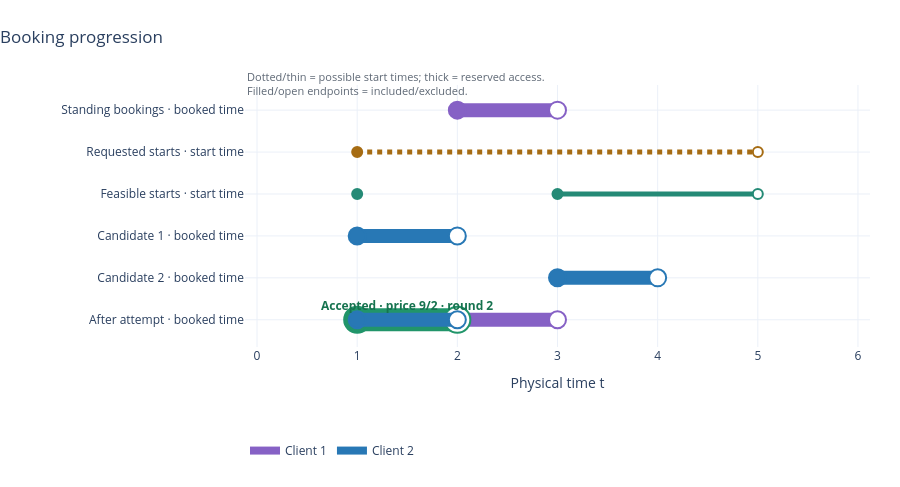
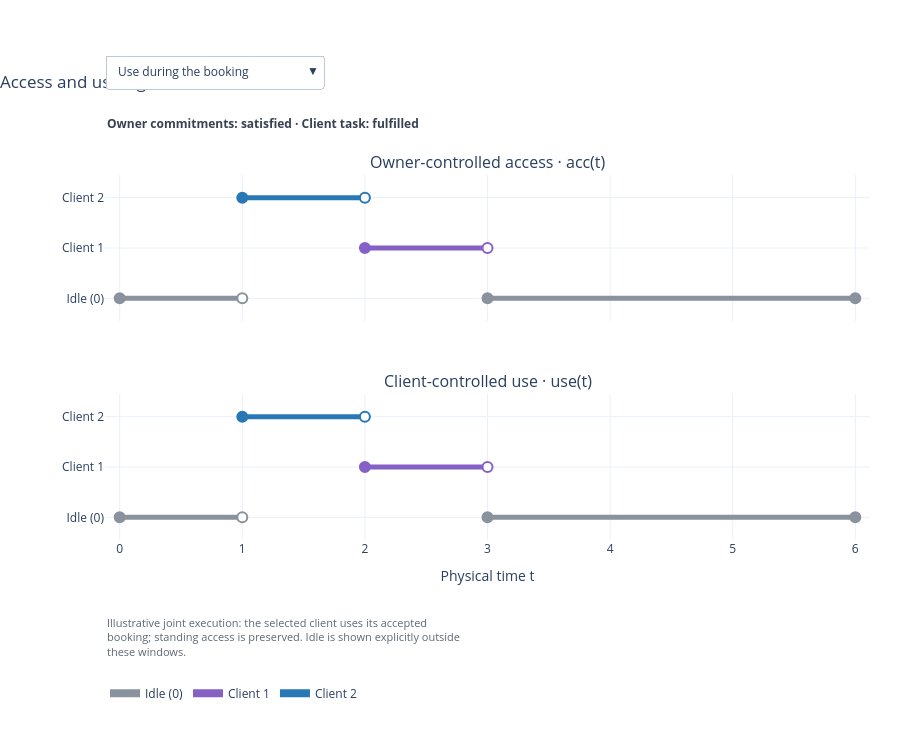

Notebook code cell kept with these figures, in order:
### Markdown cell above
## 5. Results and evidence

- **Booking figure:** computed starts, alternative offers and accepted commitment.
- **Signal figure:** illustrative complete behaviors; labels use temporal semantics.
- Later use needs illustrative extra access, outside the BLA; absence leaves access reserved
  but the client task unfulfilled (III-A, III-C).

### Code cell
horizon = protocol_horizon(STANDING_BOOKINGS, request, offers)
booking_figure = plot_booking_progression(STANDING_BOOKINGS, request, admission, offers, negotiation, committed, horizon=horizon)
signal_scenarios = illustrative_signal_scenarios(STANDING_BOOKINGS, negotiation.agreement.offer.booking, offers[1].booking)
signal_figure = plot_signal_traces(signal_scenarios, committed.commitment, admission.client_contract, horizon=horizon)
display_timeline(booking_figure)
display_timeline(signal_figure)

### Figure 1 — Plotly figure (JSON) as saved in the notebook; plotly's stock layout.template omitted (floating-point values rounded to 4 significant figures)
{"data": [{"hovertemplate": "Standing unconditional access<br>[2,3)<br>Client 1<extra></extra>", "legendgroup": "client_1", "line": {"color": "#8661C5", "dash": "solid", "width": 14}, "marker": {"color": ["#8661C5", "#FFFFFF"], "line": {"color": "#8661C5", "width": 2}, "size": 17, "symbol": "circle"}, "meta": {"client": 1, "interval": "[2,3)", "kind": "standing", "lane": "standing", "left_closed": true, "lower": "2", "right_closed": false, "singleton": false, "upper": "3"}, "mode": "lines+markers", "name": "Standing unconditional access", "showlegend": false, "type": "scatter", "visible": true, "x": [2.0, 3.0], "y": [5, 5]}, {"hovertemplate": "Requested starts; duration 1<br>[1,5)<extra></extra>", "legendgroup": "start_regions", "line": {"color": "#A66C13", "dash": "dot", "width": 5}, "marker": {"color": ["#A66C13", "#FFFFFF"], "line": {"color": "#A66C13", "width": 2}, "size": 10, "symbol": "circle"}, "meta": {"client": null, "interval": "[1,5)", "kind": "requested_starts", "lane": "requested_starts", "left_closed": true, "lower": "1", "right_closed": false, "singleton": false, "upper": "5"}, "mode": "lines+markers", "name": "Requested starts; duration 1", "showlegend": false, "type": "scatter", "visible": true, "x": [1.0, 5.0], "y": [4, 4]}, {"hovertemplate": "Exact feasible starts<br>{1}<br>Client 2<extra></extra>", "legendgroup": "client_2", "line": {"color": "#258A76", "dash": "solid", "width": 5}, "marker": {"color": ["#258A76"], "line": {"color": "#258A76", "width": 2}, "size": 10, "symbol": "circle"}, "meta": {"client": 2, "interval": "{1}", "kind": "feasible_starts", "lane": "feasible_starts", "left_closed": true, "lower": "1", "right_closed": true, "singleton": true, "upper": "1"}, "mode": "markers", "name": "Exact feasible starts", "showlegend": false, "type": "scatter", "visible": true, "x": [1.0], "y": [3]}, {"hovertemplate": "Exact feasible starts<br>[3,5)<br>Client 2<extra></extra>", "legendgroup": "client_2", "line": {"color": "#258A76", "dash": "solid", "width": 5}, "marker": {"color": ["#258A76", "#FFFFFF"], "line": {"color": "#258A76", "width": 2}, "size": 10, "symbol": "circle"}, "meta": {"client": 2, "interval": "[3,5)", "kind": "feasible_starts", "lane": "feasible_starts", "left_closed": true, "lower": "3", "right_closed": false, "singleton": false, "upper": "5"}, "mode": "lines+markers", "name": "Exact feasible starts", "showlegend": false, "type": "scatter", "visible": true, "x": [3.0, 5.0], "y": [3, 3]}, {"hovertemplate": "Candidate 1 — alternative, not a standing commitment<br>[1,2)<br>Client 2<extra></extra>", "legendgroup": "client_2", "line": {"color": "#2878B5", "dash": "solid", "width": 14}, "marker": {"color": ["#2878B5", "#FFFFFF"], "line": {"color": "#2878B5", "width": 2}, "size": 17, "symbol": "circle"}, "meta": {"certified": true, "client": 2, "compatible": true, "interval": "[1,2)", "kind": "candidate", "lane": "candidate_1", "left_closed": true, "lower": "1", "offer_index": 1, "right_closed": false, "singleton": false, "upper": "2"}, "mode": "lines+markers", "name": "Candidate 1 — alternative, not a standing commitment", "showlegend": false, "type": "scatter", "visible": true, "x": [1.0, 2.0], "y": [2, 2]}, {"hovertemplate": "Candidate 2 — alternative, not a standing commitment<br>[3,4)<br>Client 2<extra></extra>", "legendgroup": "client_2", "line": {"color": "#2878B5", "dash": "solid", "width": 14}, "marker": {"color": ["#2878B5", "#FFFFFF"], "line": {"color": "#2878B5", "width": 2}, "size": 17, "symbol": "circle"}, "meta": {"certified": true, "client": 2, "compatible": true, "interval": "[3,4)", "kind": "candidate", "lane": "candidate_2", "left_closed": true, "lower": "3", "offer_index": 2, "right_closed": false, "singleton": false, "upper": "4"}, "mode": "lines+markers", "name": "Candidate 2 — alternative, not a standing commitment", "showlegend": false, "type": "scatter", "visible": true, "x": [3.0, 4.0], "y": [1, 1]}, {"hovertemplate": "Preserved standing access<br>[2,3)<br>Client 1<extra></extra>", "legendgroup": "client_1", "line": {"color": "#8661C5", "dash": "solid", "width": 14}, "marker": {"color": ["#8661C5", "#FFFFFF"], "line": {"color": "#8661C5", "width": 2}, "size": 17, "symbol": "circle"}, "meta": {"accepted": false, "client": 1, "interval": "[2,3)", "kind": "committed", "lane": "committed", "left_closed": true, "lower": "2", "right_closed": false, "singleton": false, "upper": "3"}, "mode": "lines+markers", "name": "Preserved standing access", "showlegend": false, "type": "scatter", "visible": true, "x": [2.0, 3.0], "y": [0, 0]}, {"hovertemplate": "Accepted booking<br>[1,2)<br>Client 2<extra></extra>", "legendgroup": "client_2", "line": {"color": "#21956A", "dash": "solid", "width": 23}, "marker": {"color": ["#21956A", "#FFFFFF"], "line": {"color": "#21956A", "width": 2}, "size": 26, "symbol": "circle"}, "meta": {"accepted": true, "client": 2, "interval": "[1,2)", "kind": "accepted_highlight", "lane": "committed", "left_closed": true, "lower": "1", "right_closed": false, "singleton": false, "upper": "2"}, "mode": "lines+markers", "name": "Accepted booking", "showlegend": false, "type": "scatter", "visible": true, "x": [1.0, 2.0], "y": [0, 0]}, {"hovertemplate": "Accepted unconditional access; price 9/2; round 2<br>[1,2)<br>Client 2<extra></extra>", "legendgroup": "client_2", "line": {"color": "#2878B5", "dash": "solid", "width": 14}, "marker": {"color": ["#2878B5", "#FFFFFF"], "line": {"color": "#2878B5", "width": 2}, "size": 17, "symbol": "circle"}, "meta": {"accepted": true, "client": 2, "interval": "[1,2)", "kind": "committed", "lane": "committed", "left_closed": true, "lower": "1", "price": "9/2", "right_closed": false, "round": 2, "singleton": false, "upper": "2"}, "mode": "lines+markers", "name": "Accepted unconditional access; price 9/2; round 2", "showlegend": false, "type": "scatter", "visible": true, "x": [1.0, 2.0], "y": [0, 0]}, {"hoverinfo": "skip", "legendgroup": "client_1", "line": {"color": "#8661C5", "width": 8}, "meta": {"client": 1, "kind": "legend"}, "mode": "lines", "name": "Client 1", "type": "scatter", "x": [null], "y": [null]}, {"hoverinfo": "skip", "legendgroup": "client_2", "line": {"color": "#2878B5", "width": 8}, "meta": {"client": 2, "kind": "legend"}, "mode": "lines", "name": "Client 2", "type": "scatter", "x": [null], "y": [null]}], "layout": {"annotations": [{"font": {"color": "#16734F", "size": 12}, "showarrow": false, "text": "<b>Accepted · price 9/2 · round 2</b>", "x": 1.5, "y": 0.35}, {"align": "left", "font": {"color": "#5E6875", "size": 11}, "showarrow": false, "text": "Dotted/thin = possible start times; thick = reserved access.<br>Filled/open endpoints = included/excluded.", "x": 0, "xanchor": "left", "xref": "paper", "y": 1.07, "yref": "paper"}], "height": 487, "hovermode": "closest", "legend": {"orientation": "h", "x": 0, "y": -0.34, "yanchor": "top"}, "margin": {"b": 140, "l": 245, "r": 30, "t": 85}, "meta": {"accepted": {"client": 2, "interval": "[1,2)", "price": "9/2", "round": 2}, "horizon": "[0,6]", "kind": "booking_progression", "lanes": [{"key": "standing", "label": "Standing bookings · booked time"}, {"key": "requested_starts", "label": "Requested starts · start time"}, {"key": "feasible_starts", "label": "Feasible starts · start time"}, {"key": "candidate_1", "label": "Candidate 1 · booked time"}, {"key": "candidate_2", "label": "Candidate 2 · booked time"}, {"key": "committed", "label": "After attempt · booked time"}]}, "title": {"text": "Booking progression", "x": 0}, "xaxis": {"range": [-0.12, 6.12], "title": {"text": "Physical time t"}, "zeroline": false}, "yaxis": {"fixedrange": true, "range": [-0.65, 5.6], "ticktext": ["Standing bookings · booked time", "Requested starts · start time", "Feasible starts · start time", "Candidate 1 · booked time", "Candidate 2 · booked time", "After attempt · booked time"], "tickvals": [5, 4, 3, 2, 1, 0], "zeroline": false}}}

### Figure 2 — Plotly figure (JSON) as saved in the notebook; plotly's stock layout.template omitted (floating-point values rounded to 4 significant figures)
{"data": [{"hovertemplate": "Use during the booking<br>acc(t) = 1<br>[2,3)<br>Client 1<extra></extra>", "legendgroup": "client_1", "line": {"color": "#8661C5", "dash": "solid", "width": 5}, "marker": {"color": ["#8661C5", "#FFFFFF"], "line": {"color": "#8661C5", "width": 2}, "size": 10, "symbol": "circle"}, "meta": {"client": 1, "clipped": false, "full_interval": "[2,3)", "interval": "[2,3)", "kind": "signal", "lane": "acc", "left_closed": true, "lower": "2", "right_closed": false, "scenario": "Use during the booking", "signal": "acc", "singleton": false, "upper": "3"}, "mode": "lines+markers", "name": "Use during the booking<br>acc(t) = 1", "showlegend": false, "type": "scatter", "visible": true, "x": [2.0, 3.0], "xaxis": "x", "y": [1, 1], "yaxis": "y"}, {"hovertemplate": "Use during the booking<br>acc(t) = 2<br>[1,2)<br>Client 2<extra></extra>", "legendgroup": "client_2", "line": {"color": "#2878B5", "dash": "solid", "width": 5}, "marker": {"color": ["#2878B5", "#FFFFFF"], "line": {"color": "#2878B5", "width": 2}, "size": 10, "symbol": "circle"}, "meta": {"client": 2, "clipped": false, "full_interval": "[1,2)", "interval": "[1,2)", "kind": "signal", "lane": "acc", "left_closed": true, "lower": "1", "right_closed": false, "scenario": "Use during the booking", "signal": "acc", "singleton": false, "upper": "2"}, "mode": "lines+markers", "name": "Use during the booking<br>acc(t) = 2", "showlegend": false, "type": "scatter", "visible": true, "x": [1.0, 2.0], "xaxis": "x", "y": [2, 2], "yaxis": "y"}, {"hovertemplate": "Use during the booking<br>acc(t) = 0<br>[0,1)<br>Idle (0)<extra></extra>", "legendgroup": "client_0", "line": {"color": "#89929D", "dash": "solid", "width": 5}, "marker": {"color": ["#89929D", "#FFFFFF"], "line": {"color": "#89929D", "width": 2}, "size": 10, "symbol": "circle"}, "meta": {"client": 0, "clipped": false, "full_interval": "[0,1)", "interval": "[0,1)", "kind": "signal", "lane": "acc", "left_closed": true, "lower": "0", "right_closed": false, "scenario": "Use during the booking", "signal": "acc", "singleton": false, "upper": "1"}, "mode": "lines+markers", "name": "Use during the booking<br>acc(t) = 0", "showlegend": false, "type": "scatter", "visible": true, "x": [0.0, 1.0], "xaxis": "x", "y": [0, 0], "yaxis": "y"}, {"hovertemplate": "Use during the booking<br>acc(t) = 0<br>[3,6]<br>Idle (0)<extra></extra>", "legendgroup": "client_0", "line": {"color": "#89929D", "dash": "solid", "width": 5}, "marker": {"color": ["#89929D", "#89929D"], "line": {"color": "#89929D", "width": 2}, "size": 10, "symbol": "circle"}, "meta": {"client": 0, "clipped": true, "full_interval": "[3,+inf)", "interval": "[3,6]", "kind": "signal", "lane": "acc", "left_closed": true, "lower": "3", "right_closed": true, "scenario": "Use during the booking", "signal": "acc", "singleton": false, "upper": "6"}, "mode": "lines+markers", "name": "Use during the booking<br>acc(t) = 0", "showlegend": false, "type": "scatter", "visible": true, "x": [3.0, 6.0], "xaxis": "x", "y": [0, 0], "yaxis": "y"}, {"hovertemplate": "Use during the booking<br>use(t) = 1<br>[2,3)<br>Client 1<extra></extra>", "legendgroup": "client_1", "line": {"color": "#8661C5", "dash": "solid", "width": 5}, "marker": {"color": ["#8661C5", "#FFFFFF"], "line": {"color": "#8661C5", "width": 2}, "size": 10, "symbol": "circle"}, "meta": {"client": 1, "clipped": false, "full_interval": "[2,3)", "interval": "[2,3)", "kind": "signal", "lane": "use", "left_closed": true, "lower": "2", "right_closed": false, "scenario": "Use during the booking", "signal": "use", "singleton": false, "upper": "3"}, "mode": "lines+markers", "name": "Use during the booking<br>use(t) = 1", "showlegend": false, "type": "scatter", "visible": true, "x": [2.0, 3.0], "xaxis": "x2", "y": [1, 1], "yaxis": "y2"}, {"hovertemplate": "Use during the booking<br>use(t) = 2<br>[1,2)<br>Client 2<extra></extra>", "legendgroup": "client_2", "line": {"color": "#2878B5", "dash": "solid", "width": 5}, "marker": {"color": ["#2878B5", "#FFFFFF"], "line": {"color": "#2878B5", "width": 2}, "size": 10, "symbol": "circle"}, "meta": {"client": 2, "clipped": false, "full_interval": "[1,2)", "interval": "[1,2)", "kind": "signal", "lane": "use", "left_closed": true, "lower": "1", "right_closed": false, "scenario": "Use during the booking", "signal": "use", "singleton": false, "upper": "2"}, "mode": "lines+markers", "name": "Use during the booking<br>use(t) = 2", "showlegend": false, "type": "scatter", "visible": true, "x": [1.0, 2.0], "xaxis": "x2", "y": [2, 2], "yaxis": "y2"}, {"hovertemplate": "Use during the booking<br>use(t) = 0<br>[0,1)<br>Idle (0)<extra></extra>", "legendgroup": "client_0", "line": {"color": "#89929D", "dash": "solid", "width": 5}, "marker": {"color": ["#89929D", "#FFFFFF"], "line": {"color": "#89929D", "width": 2}, "size": 10, "symbol": "circle"}, "meta": {"client": 0, "clipped": false, "full_interval": "[0,1)", "interval": "[0,1)", "kind": "signal", "lane": "use", "left_closed": true, "lower": "0", "right_closed": false, "scenario": "Use during the booking", "signal": "use", "singleton": false, "upper": "1"}, "mode": "lines+markers", "name": "Use during the booking<br>use(t) = 0", "showlegend": false, "type": "scatter", "visible": true, "x": [0.0, 1.0], "xaxis": "x2", "y": [0, 0], "yaxis": "y2"}, {"hovertemplate": "Use during the booking<br>use(t) = 0<br>[3,6]<br>Idle (0)<extra></extra>", "legendgroup": "client_0", "line": {"color": "#89929D", "dash": "solid", "width": 5}, "marker": {"color": ["#89929D", "#89929D"], "line": {"color": "#89929D", "width": 2}, "size": 10, "symbol": "circle"}, "meta": {"client": 0, "clipped": true, "full_interval": "[3,+inf)", "interval": "[3,6]", "kind": "signal", "lane": "use", "left_closed": true, "lower": "3", "right_closed": true, "scenario": "Use during the booking", "signal": "use", "singleton": false, "upper": "6"}, "mode": "lines+markers", "name": "Use during the booking<br>use(t) = 0", "showlegend": false, "type": "scatter", "visible": true, "x": [3.0, 6.0], "xaxis": "x2", "y": [0, 0], "yaxis": "y2"}, {"hovertemplate": "Later use with additional access<br>acc(t) = 1<br>[2,3)<br>Client 1<extra></extra>", "legendgroup": "client_1", "line": {"color": "#8661C5", "dash": "solid", "width": 5}, "marker": {"color": ["#8661C5", "#FFFFFF"], "line": {"color": "#8661C5", "width": 2}, "size": 10, "symbol": "circle"}, "meta": {"client": 1, "clipped": false, "full_interval": "[2,3)", "interval": "[2,3)", "kind": "signal", "lane": "acc", "left_closed": true, "lower": "2", "right_closed": false, "scenario": "Later use with additional access", "signal": "acc", "singleton": false, "upper": "3"}, "mode": "lines+markers", "name": "Later use with additional access<br>acc(t) = 1", "showlegend": false, "type": "scatter", "visible": false, "x": [2.0, 3.0], "xaxis": "x", "y": [1, 1], "yaxis": "y"}, {"hovertemplate": "Later use with additional access<br>acc(t) = 2<br>[1,2)<br>Client 2<extra></extra>", "legendgroup": "client_2", "line": {"color": "#2878B5", "dash": "solid", "width": 5}, "marker": {"color": ["#2878B5", "#FFFFFF"], "line": {"color": "#2878B5", "width": 2}, "size": 10, "symbol": "circle"}, "meta": {"client": 2, "clipped": false, "full_interval": "[1,2)", "interval": "[1,2)", "kind": "signal", "lane": "acc", "left_closed": true, "lower": "1", "right_closed": false, "scenario": "Later use with additional access", "signal": "acc", "singleton": false, "upper": "2"}, "mode": "lines+markers", "name": "Later use with additional access<br>acc(t) = 2", "showlegend": false, "type": "scatter", "visible": false, "x": [1.0, 2.0], "xaxis": "x", "y": [2, 2], "yaxis": "y"}, {"hovertemplate": "Later use with additional access<br>acc(t) = 2<br>[3,4)<br>Client 2<extra></extra>", "legendgroup": "client_2", "line": {"color": "#2878B5", "dash": "solid", "width": 5}, "marker": {"color": ["#2878B5", "#FFFFFF"], "line": {"color": "#2878B5", "width": 2}, "size": 10, "symbol": "circle"}, "meta": {"client": 2, "clipped": false, "full_interval": "[3,4)", "interval": "[3,4)", "kind": "signal", "lane": "acc", "left_closed": true, "lower": "3", "right_closed": false, "scenario": "Later use with additional access", "signal": "acc", "singleton": false, "upper": "4"}, "mode": "lines+markers", "name": "Later use with additional access<br>acc(t) = 2", "showlegend": false, "type": "scatter", "visible": false, "x": [3.0, 4.0], "xaxis": "x", "y": [2, 2], "yaxis": "y"}, {"hovertemplate": "Later use with additional access<br>acc(t) = 0<br>[0,1)<br>Idle (0)<extra></extra>", "legendgroup": "client_0", "line": {"color": "#89929D", "dash": "solid", "width": 5}, "marker": {"color": ["#89929D", "#FFFFFF"], "line": {"color": "#89929D", "width": 2}, "size": 10, "symbol": "circle"}, "meta": {"client": 0, "clipped": false, "full_interval": "[0,1)", "interval": "[0,1)", "kind": "signal", "lane": "acc", "left_closed": true, "lower": "0", "right_closed": false, "scenario": "Later use with additional access", "signal": "acc", "singleton": false, "upper": "1"}, "mode": "lines+markers", "name": "Later use with additional access<br>acc(t) = 0", "showlegend": false, "type": "scatter", "visible": false, "x": [0.0, 1.0], "xaxis": "x", "y": [0, 0], "yaxis": "y"}, {"hovertemplate": "Later use with additional access<br>acc(t) = 0<br>[4,6]<br>Idle (0)<extra></extra>", "legendgroup": "client_0", "line": {"color": "#89929D", "dash": "solid", "width": 5}, "marker": {"color": ["#89929D", "#89929D"], "line": {"color": "#89929D", "width": 2}, "size": 10, "symbol": "circle"}, "meta": {"client": 0, "clipped": true, "full_interval": "[4,+inf)", "interval": "[4,6]", "kind": "signal", "lane": "acc", "left_closed": true, "lower": "4", "right_closed": true, "scenario": "Later use with additional access", "signal": "acc", "singleton": false, "upper": "6"}, "mode": "lines+markers", "name": "Later use with additional access<br>acc(t) = 0", "showlegend": false, "type": "scatter", "visible": false, "x": [4.0, 6.0], "xaxis": "x", "y": [0, 0], "yaxis": "y"}, {"hovertemplate": "Later use with additional access<br>use(t) = 1<br>[2,3)<br>Client 1<extra></extra>", "legendgroup": "client_1", "line": {"color": "#8661C5", "dash": "solid", "width": 5}, "marker": {"color": ["#8661C5", "#FFFFFF"], "line": {"color": "#8661C5", "width": 2}, "size": 10, "symbol": "circle"}, "meta": {"client": 1, "clipped": false, "full_interval": "[2,3)", "interval": "[2,3)", "kind": "signal", "lane": "use", "left_closed": true, "lower": "2", "right_closed": false, "scenario": "Later use with additional access", "signal": "use", "singleton": false, "upper": "3"}, "mode": "lines+markers", "name": "Later use with additional access<br>use(t) = 1", "showlegend": false, "type": "scatter", "visible": false, "x": [2.0, 3.0], "xaxis": "x2", "y": [1, 1], "yaxis": "y2"}, {"hovertemplate": "Later use with additional access<br>use(t) = 2<br>[3,4)<br>Client 2<extra></extra>", "legendgroup": "client_2", "line": {"color": "#2878B5", "dash": "solid", "width": 5}, "marker": {"color": ["#2878B5", "#FFFFFF"], "line": {"color": "#2878B5", "width": 2}, "size": 10, "symbol": "circle"}, "meta": {"client": 2, "clipped": false, "full_interval": "[3,4)", "interval": "[3,4)", "kind": "signal", "lane": "use", "left_closed": true, "lower": "3", "right_closed": false, "scenario": "Later use with additional access", "signal": "use", "singleton": false, "upper": "4"}, "mode": "lines+markers", "name": "Later use with additional access<br>use(t) = 2", "showlegend": false, "type": "scatter", "visible": false, "x": [3.0, 4.0], "xaxis": "x2", "y": [2, 2], "yaxis": "y2"}, {"hovertemplate": "Later use with additional access<br>use(t) = 0<br>[0,2)<br>Idle (0)<extra></extra>", "legendgroup": "client_0", "line": {"color": "#89929D", "dash": "solid", "width": 5}, "marker": {"color": ["#89929D", "#FFFFFF"], "line": {"color": "#89929D", "width": 2}, "size": 10, "symbol": "circle"}, "meta": {"client": 0, "clipped": false, "full_interval": "[0,2)", "interval": "[0,2)", "kind": "signal", "lane": "use", "left_closed": true, "lower": "0", "right_closed": false, "scenario": "Later use with additional access", "signal": "use", "singleton": false, "upper": "2"}, "mode": "lines+markers", "name": "Later use with additional access<br>use(t) = 0", "showlegend": false, "type": "scatter", "visible": false, "x": [0.0, 2.0], "xaxis": "x2", "y": [0, 0], "yaxis": "y2"}, {"hovertemplate": "Later use with additional access<br>use(t) = 0<br>[4,6]<br>Idle (0)<extra></extra>", "legendgroup": "client_0", "line": {"color": "#89929D", "dash": "solid", "width": 5}, "marker": {"color": ["#89929D", "#89929D"], "line": {"color": "#89929D", "width": 2}, "size": 10, "symbol": "circle"}, "meta": {"client": 0, "clipped": true, "full_interval": "[4,+inf)", "interval": "[4,6]", "kind": "signal", "lane": "use", "left_closed": true, "lower": "4", "right_closed": true, "scenario": "Later use with additional access", "signal": "use", "singleton": false, "upper": "6"}, "mode": "lines+markers", "name": "Later use with additional access<br>use(t) = 0", "showlegend": false, "type": "scatter", "visible": false, "x": [4.0, 6.0], "xaxis": "x2", "y": [0, 0], "yaxis": "y2"}, {"hovertemplate": "Client absent<br>acc(t) = 1<br>[2,3)<br>Client 1<extra></extra>", "legendgroup": "client_1", "line": {"color": "#8661C5", "dash": "solid", "width": 5}, "marker": {"color": ["#8661C5", "#FFFFFF"], "line": {"color": "#8661C5", "width": 2}, "size": 10, "symbol": "circle"}, "meta": {"client": 1, "clipped": false, "full_interval": "[2,3)", "interval": "[2,3)", "kind": "signal", "lane": "acc", "left_closed": true, "lower": "2", "right_closed": false, "scenario": "Client absent", "signal": "acc", "singleton": false, "upper": "3"}, "mode": "lines+markers", "name": "Client absent<br>acc(t) = 1", "showlegend": false, "type": "scatter", "visible": false, "x": [2.0, 3.0], "xaxis": "x", "y": [1, 1], "yaxis": "y"}, {"hovertemplate": "Client absent<br>acc(t) = 2<br>[1,2)<br>Client 2<extra></extra>", "legendgroup": "client_2", "line": {"color": "#2878B5", "dash": "solid", "width": 5}, "marker": {"color": ["#2878B5", "#FFFFFF"], "line": {"color": "#2878B5", "width": 2}, "size": 10, "symbol": "circle"}, "meta": {"client": 2, "clipped": false, "full_interval": "[1,2)", "interval": "[1,2)", "kind": "signal", "lane": "acc", "left_closed": true, "lower": "1", "right_closed": false, "scenario": "Client absent", "signal": "acc", "singleton": false, "upper": "2"}, "mode": "lines+markers", "name": "Client absent<br>acc(t) = 2", "showlegend": false, "type": "scatter", "visible": false, "x": [1.0, 2.0], "xaxis": "x", "y": [2, 2], "yaxis": "y"}, {"hovertemplate": "Client absent<br>acc(t) = 0<br>[0,1)<br>Idle (0)<extra></extra>", "legendgroup": "client_0", "line": {"color": "#89929D", "dash": "solid", "width": 5}, "marker": {"color": ["#89929D", "#FFFFFF"], "line": {"color": "#89929D", "width": 2}, "size": 10, "symbol": "circle"}, "meta": {"client": 0, "clipped": false, "full_interval": "[0,1)", "interval": "[0,1)", "kind": "signal", "lane": "acc", "left_closed": true, "lower": "0", "right_closed": false, "scenario": "Client absent", "signal": "acc", "singleton": false, "upper": "1"}, "mode": "lines+markers", "name": "Client absent<br>acc(t) = 0", "showlegend": false, "type": "scatter", "visible": false, "x": [0.0, 1.0], "xaxis": "x", "y": [0, 0], "yaxis": "y"}, {"hovertemplate": "Client absent<br>acc(t) = 0<br>[3,6]<br>Idle (0)<extra></extra>", "legendgroup": "client_0", "line": {"color": "#89929D", "dash": "solid", "width": 5}, "marker": {"color": ["#89929D", "#89929D"], "line": {"color": "#89929D", "width": 2}, "size": 10, "symbol": "circle"}, "meta": {"client": 0, "clipped": true, "full_interval": "[3,+inf)", "interval": "[3,6]", "kind": "signal", "lane": "acc", "left_closed": true, "lower": "3", "right_closed": true, "scenario": "Client absent", "signal": "acc", "singleton": false, "upper": "6"}, "mode": "lines+markers", "name": "Client absent<br>acc(t) = 0", "showlegend": false, "type": "scatter", "visible": false, "x": [3.0, 6.0], "xaxis": "x", "y": [0, 0], "yaxis": "y"}, {"hovertemplate": "Client absent<br>use(t) = 1<br>[2,3)<br>Client 1<extra></extra>", "legendgroup": "client_1", "line": {"color": "#8661C5", "dash": "solid", "width": 5}, "marker": {"color": ["#8661C5", "#FFFFFF"], "line": {"color": "#8661C5", "width": 2}, "size": 10, "symbol": "circle"}, "meta": {"client": 1, "clipped": false, "full_interval": "[2,3)", "interval": "[2,3)", "kind": "signal", "lane": "use", "left_closed": true, "lower": "2", "right_closed": false, "scenario": "Client absent", "signal": "use", "singleton": false, "upper": "3"}, "mode": "lines+markers", "name": "Client absent<br>use(t) = 1", "showlegend": false, "type": "scatter", "visible": false, "x": [2.0, 3.0], "xaxis": "x2", "y": [1, 1], "yaxis": "y2"}, {"hovertemplate": "Client absent<br>use(t) = 0<br>[0,2)<br>Idle (0)<extra></extra>", "legendgroup": "client_0", "line": {"color": "#89929D", "dash": "solid", "width": 5}, "marker": {"color": ["#89929D", "#FFFFFF"], "line": {"color": "#89929D", "width": 2}, "size": 10, "symbol": "circle"}, "meta": {"client": 0, "clipped": false, "full_interval": "[0,2)", "interval": "[0,2)", "kind": "signal", "lane": "use", "left_closed": true, "lower": "0", "right_closed": false, "scenario": "Client absent", "signal": "use", "singleton": false, "upper": "2"}, "mode": "lines+markers", "name": "Client absent<br>use(t) = 0", "showlegend": false, "type": "scatter", "visible": false, "x": [0.0, 2.0], "xaxis": "x2", "y": [0, 0], "yaxis": "y2"}, {"hovertemplate": "Client absent<br>use(t) = 0<br>[3,6]<br>Idle (0)<extra></extra>", "legendgroup": "client_0", "line": {"color": "#89929D", "dash": "solid", "width": 5}, "marker": {"color": ["#89929D", "#89929D"], "line": {"color": "#89929D", "width": 2}, "size": 10, "symbol": "circle"}, "meta": {"client": 0, "clipped": true, "full_interval": "[3,+inf)", "interval": "[3,6]", "kind": "signal", "lane": "use", "left_closed": true, "lower": "3", "right_closed": true, "scenario": "Client absent", "signal": "use", "singleton": false, "upper": "6"}, "mode": "lines+markers", "name": "Client absent<br>use(t) = 0", "showlegend": false, "type": "scatter", "visible": false, "x": [3.0, 6.0], "xaxis": "x2", "y": [0, 0], "yaxis": "y2"}, {"hoverinfo": "skip", "legendgroup": "client_0", "line": {"color": "#89929D", "width": 8}, "meta": {"client": 0, "kind": "legend"}, "mode": "lines", "name": "Idle (0)", "type": "scatter", "x": [null], "y": [null]}, {"hoverinfo": "skip", "legendgroup": "client_1", "line": {"color": "#8661C5", "width": 8}, "meta": {"client": 1, "kind": "legend"}, "mode": "lines", "name": "Client 1", "type": "scatter", "x": [null], "y": [null]}, {"hoverinfo": "skip", "legendgroup": "client_2", "line": {"color": "#2878B5", "width": 8}, "meta": {"client": 2, "kind": "legend"}, "mode": "lines", "name": "Client 2", "type": "scatter", "x": [null], "y": [null]}], "layout": {"annotations": [{"font": {"size": 16}, "showarrow": false, "text": "Owner-controlled access · acc(t)", "x": 0.5, "xanchor": "center", "xref": "paper", "y": 1.0, "yanchor": "bottom", "yref": "paper"}, {"font": {"size": 16}, "showarrow": false, "text": "Client-controlled use · use(t)", "x": 0.5, "xanchor": "center", "xref": "paper", "y": 0.4, "yanchor": "bottom", "yref": "paper"}, {"font": {"color": "#374151", "size": 12}, "showarrow": false, "text": "<b>Owner commitments: satisfied · Client task: fulfilled</b>", "x": 0, "xanchor": "left", "xref": "paper", "y": 1.17, "yref": "paper"}, {"align": "left", "font": {"color": "#5E6875", "size": 11}, "showarrow": false, "text": "Illustrative joint execution: the selected client uses its accepted<br>booking; standing access is preserved. Idle is shown explicitly outside<br>these windows.", "x": 0, "xanchor": "left", "xref": "paper", "y": -0.2, "yanchor": "top", "yref": "paper"}], "height": 740, "hovermode": "closest", "legend": {"orientation": "h", "x": 0, "y": -0.38, "yanchor": "top"}, "margin": {"b": 200, "l": 105, "r": 30, "t": 175}, "meta": {"horizon": "[0,6]", "kind": "signal_traces", "scenarios": [{"client_assumption": true, "client_guarantee": true, "client_task": true, "name": "Use during the booking", "note": "Illustrative joint execution: the selected client uses its accepted booking; standing access is preserved. Idle is shown explicitly outside these windows.", "owner_satisfied": true, "trace_indices": [0, 1, 2, 3, 4, 5, 6, 7]}, {"client_assumption": true, "client_guarantee": true, "client_task": true, "name": "Later use with additional access", "note": "Illustrative extra access [3,4) is not part of the accepted BLA. It permits a later use witness while the accepted booking and all standing access remain in force.", "owner_satisfied": true, "trace_indices": [8, 9, 10, 11, 12, 13, 14, 15, 16]}, {"client_assumption": true, "client_guarantee": false, "client_task": false, "name": "Client absent", "note": "The selected client does not use the resource. The owner still supplies its unconditional access booking, but the client task is unfulfilled; absence does not release the reservation.", "owner_satisfied": true, "trace_indices": [17, 18, 19, 20, 21, 22, 23]}]}, "title": {"text": "Access and use signals", "x": 0}, "updatemenus": [{"active": 0, "buttons": [{"args": [{"visible": [true, true, true, true, true, true, true, true, false, false, false, false, false, false, false, false, false, false, false, false, false, false, false, false, true, true, true]}, {"annotations": [{"font": {"size": 16}, "showarrow": false, "text": "Owner-controlled access · acc(t)", "x": 0.5, "xanchor": "center", "xref": "paper", "y": 1.0, "yanchor": "bottom", "yref": "paper"}, {"font": {"size": 16}, "showarrow": false, "text": "Client-controlled use · use(t)", "x": 0.5, "xanchor": "center", "xref": "paper", "y": 0.4, "yanchor": "bottom", "yref": "paper"}, {"font": {"color": "#374151", "size": 12}, "showarrow": false, "text": "<b>Owner commitments: satisfied · Client task: fulfilled</b>", "x": 0, "xanchor": "left", "xref": "paper", "y": 1.17, "yref": "paper"}, {"align": "left", "font": {"color": "#5E6875", "size": 11}, "showarrow": false, "text": "Illustrative joint execution: the selected client uses its accepted<br>booking; standing access is preserved. Idle is shown explicitly outside<br>these windows.", "x": 0, "xanchor": "left", "xref": "paper", "y": -0.2, "yanchor": "top", "yref": "paper"}]}], "label": "Use during the booking", "method": "update"}, {"args": [{"visible": [false, false, false, false, false, false, false, false, true, true, true, true, true, true, true, true, true, false, false, false, false, false, false, false, true, true, true]}, {"annotations": [{"font": {"size": 16}, "showarrow": false, "text": "Owner-controlled access · acc(t)", "x": 0.5, "xanchor": "center", "xref": "paper", "y": 1.0, "yanchor": "bottom", "yref": "paper"}, {"font": {"size": 16}, "showarrow": false, "text": "Client-controlled use · use(t)", "x": 0.5, "xanchor": "center", "xref": "paper", "y": 0.4, "yanchor": "bottom", "yref": "paper"}, {"font": {"color": "#374151", "size": 12}, "showarrow": false, "text": "<b>Owner commitments: satisfied · Client task: fulfilled</b>", "x": 0, "xanchor": "left", "xref": "paper", "y": 1.17, "yref": "paper"}, {"align": "left", "font": {"color": "#5E6875", "size": 11}, "showarrow": false, "text": "Illustrative extra access [3,4) is not part of the accepted BLA. It permits<br>a later use witness while the accepted booking and all standing access<br>remain in force.", "x": 0, "xanchor": "left", "xref": "paper", "y": -0.2, "yanchor": "top", "yref": "paper"}]}], "label": "Later use with additional access", "method": "update"}, {"args": [{"visible": [false, false, false, false, false, false, false, false, false, false, false, false, false, false, false, false, false, true, true, true, true, true, true, true, true, true, true]}, {"annotations": [{"font": {"size": 16}, "showarrow": false, "text": "Owner-controlled access · acc(t)", "x": 0.5, "xanchor": "center", "xref": "paper", "y": 1.0, "yanchor": "bottom", "yref": "paper"}, {"font": {"size": 16}, "showarrow": false, "text": "Client-controlled use · use(t)", "x": 0.5, "xanchor": "center", "xref": "paper", "y": 0.4, "yanchor": "bottom", "yref": "paper"}, {"font": {"color": "#374151", "size": 12}, "showarrow": false, "text": "<b>Owner commitments: satisfied · Client task: unfulfilled</b>", "x": 0, "xanchor": "left", "xref": "paper", "y": 1.17, "yref": "paper"}, {"align": "left", "font": {"color": "#5E6875", "size": 11}, "showarrow": false, "text": "The selected client does not use the resource. The owner still supplies its<br>unconditional access booking, but the client task is unfulfilled; absence<br>does not release the reservation.", "x": 0, "xanchor": "left", "xref": "paper", "y": -0.2, "yanchor": "top", "yref": "paper"}]}], "label": "Client absent", "method": "update"}], "direction": "down", "type": "dropdown", "x": 0, "xanchor": "left", "y": 1.33, "yanchor": "top"}], "xaxis": {"anchor": "y", "domain": [0.0, 1.0], "matches": "x2", "range": [-0.12, 6.12], "showticklabels": false, "zeroline": false}, "xaxis2": {"anchor": "y2", "domain": [0.0, 1.0], "range": [-0.12, 6.12], "title": {"text": "Physical time t"}, "zeroline": false}, "yaxis": {"anchor": "x", "domain": [0.6, 1.0], "fixedrange": true, "range": [-0.45, 2.45], "tickmode": "array", "ticktext": ["Idle (0)", "Client 1", "Client 2"], "tickvals": [0, 1, 2], "zeroline": false}, "yaxis2": {"anchor": "x2", "domain": [0.0, 0.4], "fixedrange": true, "range": [-0.45, 2.45], "tickmode": "array", "ticktext": ["Idle (0)", "Client 1", "Client 2"], "tickvals": [0, 1, 2], "zeroline": false}}}
